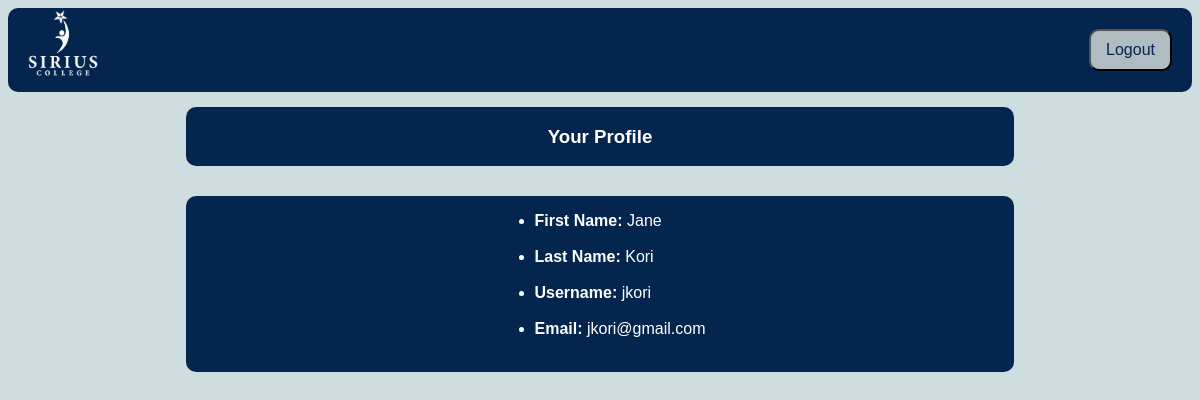
The app's page /profile (signed in) with its own data.
### Grade_12/models.py (models this page shows)
class User(db.Model, UserMixin):
    __tablename__ = "users"
    id = db.Column(db.Integer, primary_key=True)
    first_name = db.Column(db.String(50), nullable=False)
    last_name = db.Column(db.String(50), nullable=False)
    username = db.Column(db.String(50), nullable=False)
    email = db.Column(db.String(50), nullable=False)
    password = db.Column(db.String(50), nullable=False)
    results = db.relationship("Result", backref="user", lazy=True)

### Grade_12/views.py (the view)
@app.route("/profile", methods=["GET", "POST"])
def profile():
    user = current_user
    return render_template("profile.html", user=user)

### Grade_12/models.py (called while the page is built)
@login.user_loader
def user_loader(id):
    return db.session.get(User, int(id))

### Grade_12/templates/profile.html (shortened to what this page needs)
<!DOCTYPE html>
<html lang="en">
<head>
    <link rel="stylesheet" type="text/css" href="static/css/styles.css">
</head>
<body>
<nav class="profile-navbar">
    <div class="profile-logo">
        <a href="/dashboard"> <img src="../static/img/siriuslogo.png" ></a>
    </div>
    <div class="profile-logout">
        <a href="/logout"><button class="button">Logout</button></a>
    </div>
</nav>
<div class="profile-main">
<div class="profile-h3">
    <h3>Your Profile</h3>
</div>
<div class="profile-ul">
    <ul>
        <li> <strong>First Name: </strong>{{ user.first_name}} </li> <br>
        <li>  <strong>Last Name: </strong>{{ user.last_name}} </li> <br>
        <li> <strong>Username: </strong>{{ user.username}} </li> <br>
        <li> <strong>Email: </strong>{{ user.email}} </li> <br>
    </ul>
</div>
</div>
</body>
</html>

### Grade_12/static/css/styles.css (style rules this page uses)
body { background-color: rgb(206, 222, 224); font-family: Oxygen, sans-serif; }
.button { font-size: 16px; background-color: #b1bbc2; padding: 10px 15px; color: #03254E; border-radius: 10px; margin-right: O; }
a { color: white; }
.profile-main { display: flex; justify-content: center; align-items: center; width: 100%; flex-direction: column; }
.profile-ul { display: flex; justify-content: center; background-color: #03254E; border-radius: 10px; align-items: column; color: white; width: 70%; margin: 15px 15px; list-style-type : none; }
.profile-h3 { display: flex; justify-content: center; background-color: #03254E; border-radius: 10px; align-items: column; color: white; width: 70%; margin: 15px 15px; }
.profile-navbar { display: flex; justify-content: space-between; border-radius: 10px; background-color: #03254E; padding-left: 20px; padding-right: 20px; }
.profile-logo { display: flex; }
.profile-logo img { width: 70px; height: 70PX; padding-bottom: 10px; }
.profile-logout { display: flex; justify-content: center; align-items: center; }

### records on screen
User: first_name "Jane", last_name "Kori", username "jkori", email "jkori@gmail.com"
